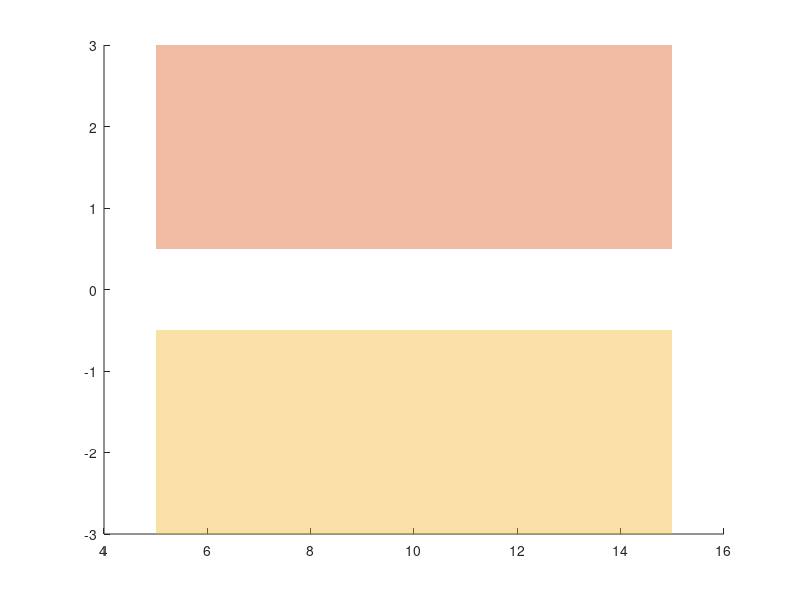

Write the MATLAB code that produced this figure.
function Obsplot()

c = [0; 0; 6;6];
v = [5 0.5; 15 0.5;15 3;5 3];
f = [1 2 3 4];
patch('Faces',f,'Vertices',v,'FaceColor',[0.8500 0.3250 0.0980],'EdgeColor','none','FaceAlpha',0.4)

c = [0; 0; 6;6];
v(:,2)=-v(:,2);
f = [1 2 3 4];
patch('Faces',f,'Vertices',v,'FaceColor',[0.9290 0.6940 0.1250],'EdgeColor','none','FaceAlpha',0.4)

end